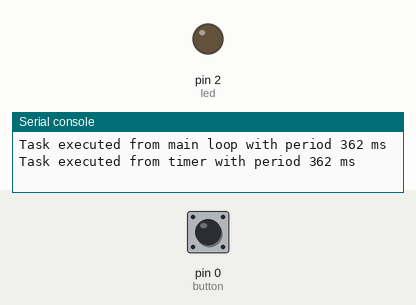
This program was run on a simulated MicroPython board. On the bench: output pins drawn as LEDs (lit = HIGH), the last lines printed to the serial console. The test bench sets the inputs (shaded band); at power-on: pin 0 (button) HIGH.

Above: at 1.2 s.
1.3 s: pin 0 (button) pulled LOW for 2.75 s
At 4.7 s:
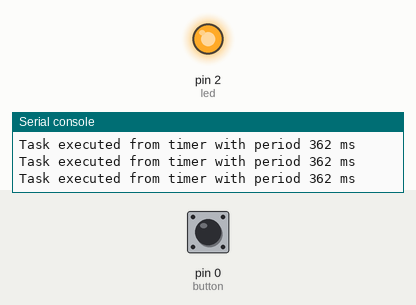
Timing chart, 0 to 6.2 s (numbered marks = the images above; inputs shaded):
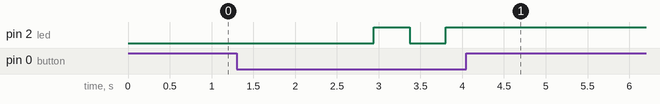

The program:

nested_loop_timer.py
```python
# nested_loop_timer.py

# test multitasking with timer
# both main loop and timer executes same task
# that takes 414 ms to finish

import time
from machine import Pin, Timer

button = Pin(0,Pin.IN, Pin.PULL_UP) # on-board switch
led = Pin(2, Pin.OUT)  # on-board led

timer1 = Timer(1)

def timer_isr(event):
    nested_loop_task("timer")


def nested_loop_task(caller_id):
    t_start =time.ticks_ms()
    m = 300
    for i in range(m):
        for j in range(m):
            y = i+j
    t_end = time.ticks_ms()
    dt = t_end - t_start
    print("Task executed from "+caller_id+" with period "+str(dt)+" ms")

timer1.init(period=430, mode=Timer.PERIODIC, callback=timer_isr)

# main loop
while True:
    nested_loop_task("main loop")
    if not button.value():
        time.sleep_ms(100)
        print("Main loop blocked")
        while not button.value():
            led.value(not led.value()) # blink onboard led
            time.sleep_ms(100)
```

Measured:
- after the input at 1.3 s, pin 2 (led): LOW → HIGH after 1.6 s, → LOW 0.43 s later, → HIGH 0.43 s later
